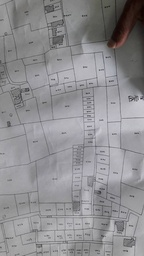
#> input picture Maps/1.jpg, 144 x 256 px, shrunk from 1080 x 1920 before the run, found by its file name; its folder holds only this picture in this run
$ python see.py Maps/1.jpg   (older library calls are emulated)
#> lines starting #> are read from the running program, lines starting #| are printed output that depends on the picture; after the words box and inside, x2 and y2 are one past the last pixel; in counts of white or black regions, pixels touching at a corner belong together
### Process.py
import cv2
import numpy as np
import random as rn
from skimage.feature import canny
from skimage.transform import probabilistic_hough_line
from scipy.ndimage import grey_erosion, grey_dilation


class Process:
    """
    This class contains all the algorithms used in getting different sub images
    """

    def __init__(self):
        pass

    # [12 lines left out: function get_bin, not called in this run]

    @staticmethod
    def blurs(img, select=3):
        """
        Applies blurs to exterminate small noises in the image
        and then uses morphological closing to join lines
        :param select:
        :param img: image with noise
        :return: noise reduced image
        """
#> called with select = 3
        if select == 0:
            blur = cv2.GaussianBlur(img, (3, 3), 0)
            # ret3, img = cv2.threshold(blur, 0, 255, cv2.THRESH_BINARY_INV + cv2.THRESH_OTSU)
            img = cv2.adaptiveThreshold(blur, 255, cv2.ADAPTIVE_THRESH_GAUSSIAN_C,
                                        cv2.THRESH_BINARY_INV, 11, 2)
            img = cv2.GaussianBlur(img, (3, 3), 0)
            kernel = np.ones((3, 3), np.uint8)
            img = cv2.morphologyEx(img, cv2.MORPH_OPEN, kernel, iterations=2)
        elif select == 1:
            img = cv2.GaussianBlur(img, (5, 5), 0)
            kernel = np.ones((3, 3), np.uint8)
            img = cv2.dilate(img, kernel, iterations=1)
            img = cv2.erode(img, kernel, iterations=1)
        elif select == 2:
            kernel = np.ones((5, 5), np.uint8)
            img = cv2.erode(img, kernel, iterations=5)
            kernel = np.ones((5, 5), np.uint8)
            img = cv2.dilate(img, kernel, iterations=5)
        elif select == 3:
            blur = cv2.GaussianBlur(img, (3, 3), 0)
            ret3, img = cv2.threshold(blur, 0, 255, cv2.THRESH_BINARY_INV + cv2.THRESH_OTSU)
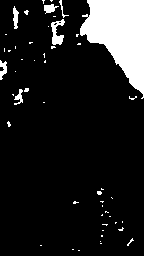
#> img: shape (256, 144); 12.2% white; 51 white regions (44 under 20 px), largest, box (x1, y1, x2, y2) and area: (80, 0, 144, 99) 3686, (51, 19, 65, 45) 193, (44, 4, 59, 14) 87
#> ret3 = 113
            kernel = np.ones((3, 3), np.uint8)
            img = cv2.dilate(img, kernel, iterations=1)
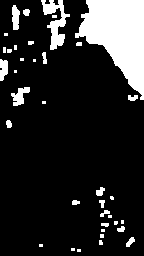
#> img: shape (256, 144); 15.6% white; 37 white regions (19 under 20 px)
        elif select == 4:
            img = cv2.GaussianBlur(img, (5, 5), 0)
            img = grey_erosion(img, size=(3, 3))
            img = grey_dilation(img, size=(3, 3))
        return img

    # [10 lines left out: function get_edges, not called in this run]

    @staticmethod
    def get_contour(img, flag=0, color=0):
        """
        This derives the available contours of an image
        :param color: contains the colored contours : not needed when flag=0
        :param img: the image with contours
        :param flag: 1: Show image 0: just return contours
        :return:
        """
        # apply blur and thinning
        img = Process.blurs(img)

        # get contours
        img, contours, hierarchy = cv2.findContours(img, cv2.RETR_TREE, cv2.CHAIN_APPROX_SIMPLE)
#> contours = 37 contours, 22 with area under 20; largest, box (x1, y1, x2, y2) and area: (75, 0, 144, 100) 3757, (41, 0, 70, 50) 508, (11, 87, 30, 106) 154, (12, 5, 20, 30) 126, (0, 59, 8, 81) 112

        if flag == 1:
            empty = np.zeros(img.shape, np.uint8)
            for cnt in contours[1:]:
                cv2.drawContours(empty, [cnt], 0, (255, 255, 255), -1)
                i, j, k = rn.randint(0, 255), rn.randint(0, 255), rn.randint(0, 255)
                cv2.drawContours(color, [cnt], 0, (i, j, k), -1)
                empty = np.zeros(img.shape, np.uint8)
            return color, contours[1:]
        elif flag == 0:
            return img, contours[1:]
        elif flag == 2:
            cn = []
            for i in contours:
                if cv2.contourArea(i) > 30:
                    cn.append(i)
            return cn
        elif flag == 3:
            cn = []
            for i in contours:
                arean = cv2.contourArea(i)
                if arean > 120 and arean < 2400:
                    cn.append(i)
#> this loop made 37 passes
#> arean on passes 5, 8, 13, 14, 15, 17, 18, 20, 21, 24, 26, 34: 38, 25, 23, 21, 22.5, 40.5, 28.5, 32.5, 154, 112, 28.5, 29.5
#> after the loop, cn = 3 contours; box (x1, y1, x2, y2) and area: (41, 0, 70, 50) 508, (11, 87, 30, 106) 154, (12, 5, 20, 30) 126
            return cn
        else:
            cnt = contours[0]
            max_area = cv2.contourArea(cnt)
            for cont in contours:
                if cv2.contourArea(cont) > max_area:
                    cnt = cont
                    max_area = cv2.contourArea(cont)
            epsilon = 0.01 * cv2.arcLength(cnt, True)
            approx = cv2.approxPolyDP(cnt, epsilon, True)
            return approx

    # [85 lines left out: functions get_subplots, get_split, find_hough, get_original, not called in this run]

    @staticmethod
    def getn(r, coord, d=1):
        """
        returns the neighboring indices or the values of coord
        :param x: shape[0]
        :param y: shape[1]
        :param coord: pixel location
        :param d: window size
        :return: array of indices
        """
        out = []
        i, j = coord
        x, y = r
        for m in range(-d, d+1):
            for n in range(-d, d+1):
                out.append((min(max(i+m, 0), x - 1), min(max(j+n, 0), y - 1)))
        return out

    @staticmethod
    def region_growing(img, seed):
        """
        Samples pixel from the original image from the provided seed point list
        and shows its connected region
        :param img: original image
        :param seed: seeds
        :return: image containing only seed-connected region
        """
        s = seed.copy()
        grow = np.ones_like(img)
        grow[grow == 1] = 255
        processed = np.ones((img.shape[0], img.shape[1]), dtype=bool)
        img_thresh = 180
        mnx, mny, mxx, mxy = np.inf, np.inf, -np.inf, -np.inf
        for i in range(len(s)):
            processed[s[i]] = False
            mnx = min(mnx, s[i][0])
            mny = min(mny, s[i][1])
            mxx = max(mxx, s[i][0])
            mxy = max(mxy, s[i][1])
        while len(s) > 0:
            pix = s[0]
            grow[pix] = img[pix]
            for coord in Process.getn(img.shape[:2], pix):
                if processed[coord] and img[coord] < img_thresh:
                    mnx = min(mnx, coord[0])
                    mny = min(mny, coord[1])
                    mxx = max(mxx, coord[0])
                    mxy = max(mxy, coord[1])
                    grow[coord] = img[coord]
                    s.append(coord)
                    # print('.', end="")
                    processed[coord] = False
                else:
                    # print(',', end="")
                    pass
            s.pop(0)
        return grow, grow[mnx:mxx, mny:mxy], (mnx, mny)

    # [70 lines left out: functions seed_selection, endings, store_tree, fitness_function_1, fitness_function_2, fidelity and 2 more, not called in this run]

### see.py
from Process import Process
import numpy as np
import cv2
from tqdm import tqdm
import sys

if __name__ == "__main__":
    print("Maps/"+sys.argv[1])
    a = cv2.imread("Maps/"+sys.argv[1], 0)
    # a = cv2.GaussianBlur(a, (5, 5), 0)
    # a = cv2.erode(a, np.ones((3, 3), np.uint8), iterations=1)
    b = Process.get_contour(a, 3)
#> b has the same summary as cn in get_contour
    s = np.zeros_like(a, dtype=np.uint8)
    s[s==0] = 255
    si = s.copy()
    mn = len(b)
#> mn = 3
    for i in tqdm(range(mn)):
        r = []
        for k in b[i]:
            m, n = k[0]
            r.append((n, m))
        p, c, mnq = Process.region_growing(a.copy(), r)
        # print(c.shape)
        # ik = input()
        # cv2.drawContours(c, [j], 0, 255, 3)
        sp = c.shape[0]*c.shape[1]
        if sp > 50 and sp <2000:
            s = s & p
            if c.shape[1] >= 40 and c.shape[1] < 70:
                mns = c.shape[1]//2
                cv2.imwrite("Extracted/Experiment/"+str(mnq)+".jpg", c[::, :mns])
                cv2.imwrite("Extracted/Experiment/"+str((mnq[0], mnq[1]+mns))+".jpg", c[::, mns:])
            elif c.shape[1] >= 70:
                mns = c.shape[1]//3
                cv2.imwrite("Extracted/Experiment/"+str(mnq)+".jpg", c[::, :mns])
                cv2.imwrite("Extracted/Experiment/"+str((mnq[0], mnq[1]+mns))+".jpg", c[::, mns:mns*2])
                cv2.imwrite("Extracted/Experiment/"+str((mnq[0], mnq[1]+2*mns))+".jpg", c[::, mns*2:])
            else:
                cv2.imwrite("Extracted/Experiment/"+str(mnq)+".jpg", c)
#> this loop made 3 passes
#> pass 1, `p, c, mnq = Process.region_growing(a.copy(), r)`:
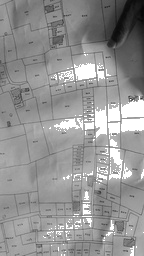
#> p: shape (256, 144); min 7, max 255, mean 147.7
#> pass 1, `p, c, mnq = Process.region_growing(a.copy(), r)`:
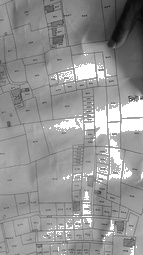
#> c: shape (255, 143); min 7, max 255, mean 147.8
#> after the loop: s: shape (256, 144); every value is 255
    cv2.imwrite("Extracted/Experiment/all"+".jpg", s)

$ run again, on Maps/a1.jpg
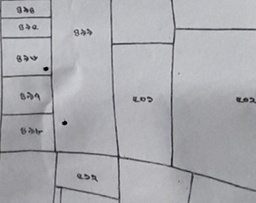
#> input picture Maps/a1.jpg, 256 x 203 px, shrunk from 368 x 292 before the run, found by its file name
#> in blurs, `ret3, img = cv2.threshold(blur, 0, 255, cv2.THRESH_BINARY_INV + cv2.TH..`:
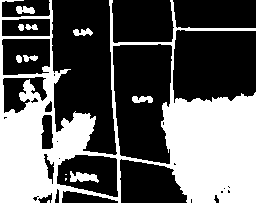
#> img: shape (203, 256); 37.4% white; 12 white regions (3 under 20 px), largest, box (x1, y1, x2, y2) and area: (0, 0, 256, 203) 18700, (70, 171, 99, 183) 210, (16, 6, 35, 14) 115
#> ret3 = 166
#> contours = 22 contours, 7 with area under 20; largest, box (x1, y1, x2, y2) and area: (0, 0, 256, 203) 31388, (113, 44, 172, 164) 5756, (57, 155, 118, 197) 1846, (2, 39, 50, 75) 1512, (2, 19, 50, 36) 732
#> the loop in get_contour, `for i in contours:` made 22 passes
#> arean on passes 1, 2, 6, 7, 10, 11, 12, 14: 153, 31388, 66.5, 1846.5, 278, 278.5, 31.5, 556
#> after the loop in get_contour, `for i in contours:`: cn = 11 contours; largest, box (x1, y1, x2, y2) and area: (57, 155, 118, 197) 1846, (2, 39, 50, 75) 1512, (2, 19, 50, 36) 732, (3, 78, 26, 113) 556, (42, 115, 53, 149) 278
#> b has the same summary as cn in get_contour
#> mn = 11
#> the loop `for i in tqdm(range(mn)):` made 11 passes
#> mnq on pass 1: (27, 72)
#> pass 2, `p, c, mnq = Process.region_growing(a.copy(), r)`:
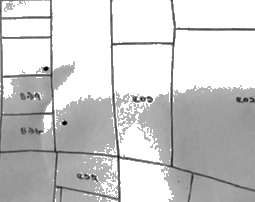
#> c: shape (202, 255); min 0, max 255, mean 204.3
